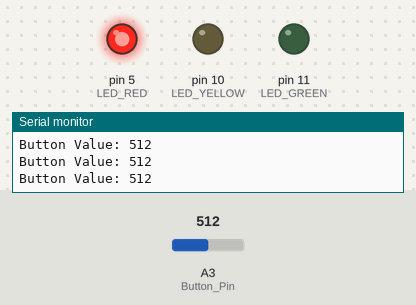
A sketch run on a simulated Arduino Uno, built with avr-gcc and run on an emulated ATmega328P. On the bench: output pins drawn as LEDs (lit = HIGH), the last lines printed to the serial monitor. The inputs (shaded band) are chosen by the test bench; at power-on: A3 (Button_Pin) = 512.

Above: at 1.2 s.
1.3 s: A3 (Button_Pin) set to 534
At 2.5 s:
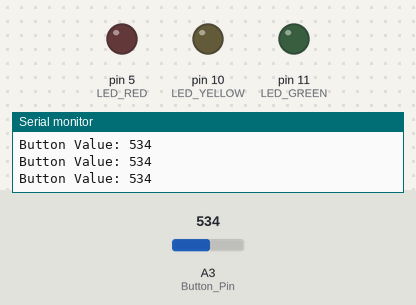
2.8 s: A3 (Button_Pin) set to 665
4.3 s: A3 (Button_Pin) set to 680
At 5.5 s:
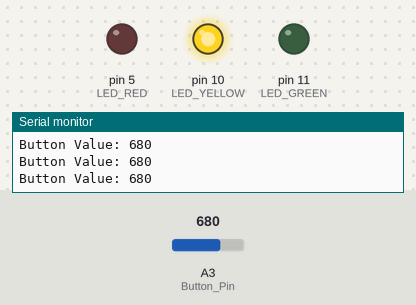
5.8 s: A3 (Button_Pin) set to 511
At 6.8 s:
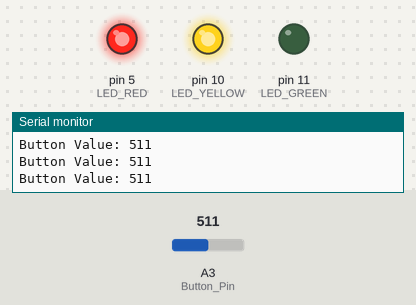
7.3 s: A3 (Button_Pin) set to 530
At 8.2 s:
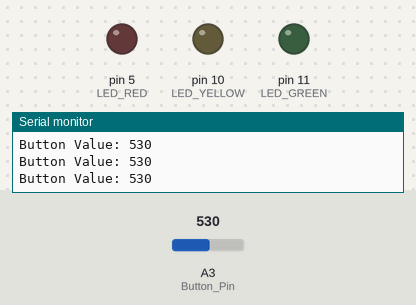
8.8 s: A3 (Button_Pin) set to 510
At 9.6 s:
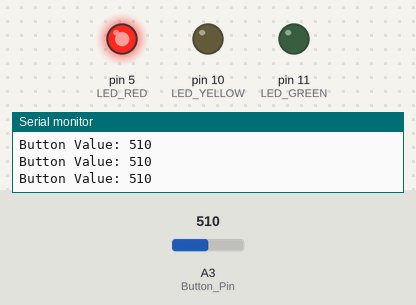
Timing chart, 0 to 11.3 s (numbered marks = the images above; inputs shaded):
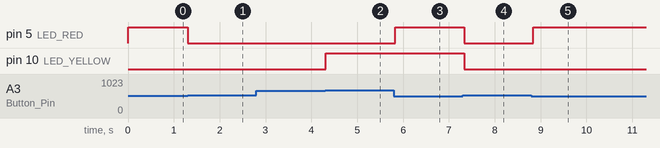

The sketch:

7_Button_Control_LED.ino
```cpp
// Combine with LED lights to do button lighting experiment
// Define LED pins
#define LED_RED 5
#define LED_YELLOW 10
#define LED_GREEN 11

// Define button analog input pin
#define Button_Pin A3

void setup() {
  // Initialize LED pins as output
  pinMode(LED_RED, OUTPUT);
  pinMode(LED_YELLOW, OUTPUT);
  pinMode(LED_GREEN, OUTPUT);
  pinMode(Button_Pin, INPUT);

  // Initialize serial communication
  Serial.begin(115200);
}

void loop() {
  // Read analog value
  int val = analogRead(Button_Pin);
  Serial.print("Button Value: ");
  Serial.println(val);

  // Check the analog value range and light up the corresponding LED
  if (val >= 500 && val <= 520) {
    digitalWrite(LED_RED, HIGH);
  }
  else if (val >= 680 && val <= 690) {
    digitalWrite(LED_YELLOW, HIGH);
  }
  else if (val >= 845 && val <= 860) {
    digitalWrite(LED_GREEN, HIGH);
  }
  else{
  // Turn off all LEDs by default
  digitalWrite(LED_RED, LOW);
  digitalWrite(LED_YELLOW, LOW);
  digitalWrite(LED_GREEN, LOW);
  }

  delay(100); // Read every 100ms
}
```

Measured:
- the behaviour switches between 520 and 521 on A3 (Button_Pin) (found by bisection; images 0 and 1)
- the behaviour switches between 679 and 680 on A3 (Button_Pin) (found by bisection; images 1 and 2)
- after the input at 1.3 s, pin 5 (LED_RED): HIGH → LOW at once
- after the input at 4.3 s, pin 10 (LED_YELLOW): LOW → HIGH at once
- after the input at 5.8 s, pin 5 (LED_RED): LOW → HIGH at once
- after the input at 7.3 s, pin 5 (LED_RED), pin 10 (LED_YELLOW): HIGH → LOW at once
- after the input at 8.8 s, pin 5 (LED_RED): LOW → HIGH at once
